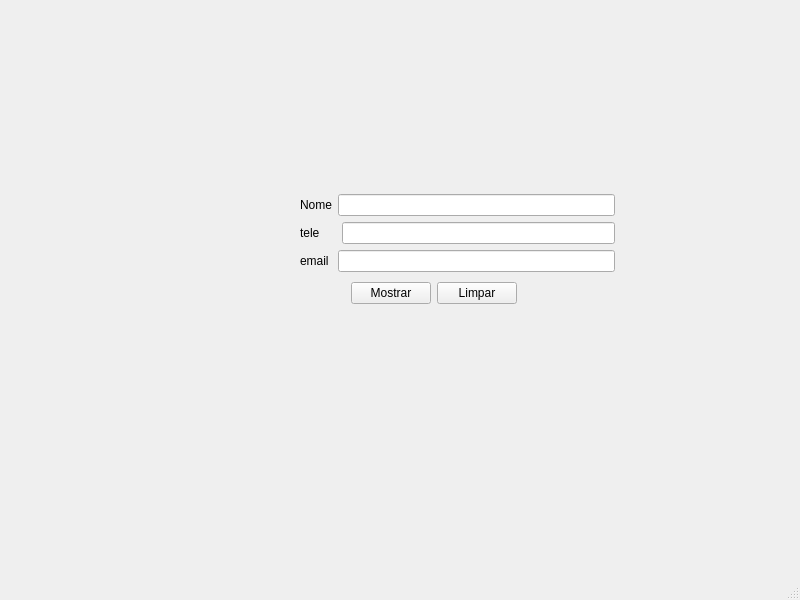
<?xml version="1.0" encoding="UTF-8"?>
<ui version="4.0">
 <class>MainWindow</class>
 <widget class="QMainWindow" name="MainWindow">
  <property name="geometry">
   <rect>
    <x>0</x>
    <y>0</y>
    <width>800</width>
    <height>600</height>
   </rect>
  </property>
  <property name="windowTitle">
   <string>MainWindow</string>
  </property>
  <widget class="QWidget" name="centralwidget">
   <widget class="QWidget" name="">
    <property name="geometry">
     <rect>
      <x>300</x>
      <y>190</y>
      <width>315</width>
      <height>120</height>
     </rect>
    </property>
    <layout class="QVBoxLayout" name="verticalLayout_2">
     <item>
      <layout class="QVBoxLayout" name="verticalLayout">
       <item>
        <layout class="QHBoxLayout" name="horizontalLayout">
         <item>
          <widget class="QLabel" name="label">
           <property name="text">
            <string>Nome</string>
           </property>
          </widget>
         </item>
         <item>
          <widget class="QLineEdit" name="TXT_NOME"/>
         </item>
        </layout>
       </item>
       <item>
        <layout class="QHBoxLayout" name="horizontalLayout_2">
         <item>
          <widget class="QLabel" name="label_2">
           <property name="text">
            <string>tele     </string>
           </property>
          </widget>
         </item>
         <item>
          <widget class="QLineEdit" name="TXT_TELEFONE"/>
         </item>
        </layout>
       </item>
       <item>
        <layout class="QHBoxLayout" name="horizontalLayout_3">
         <item>
          <widget class="QLabel" name="label_3">
           <property name="sizePolicy">
            <sizepolicy hsizetype="Preferred" vsizetype="Preferred">
             <horstretch>0</horstretch>
             <verstretch>0</verstretch>
            </sizepolicy>
           </property>
           <property name="text">
            <string>email </string>
           </property>
          </widget>
         </item>
         <item>
          <widget class="QLineEdit" name="TXT_EMAIL"/>
         </item>
        </layout>
       </item>
      </layout>
     </item>
     <item>
      <layout class="QHBoxLayout" name="horizontalLayout_4">
       <item>
        <spacer name="horizontalSpacer_2">
         <property name="orientation">
          <enum>Qt::Orientation::Horizontal</enum>
         </property>
         <property name="sizeHint" stdset="0">
          <size>
           <width>50</width>
           <height>20</height>
          </size>
         </property>
        </spacer>
       </item>
       <item>
        <widget class="QPushButton" name="MOSTRAR">
         <property name="text">
          <string>Mostrar</string>
         </property>
        </widget>
       </item>
       <item>
        <widget class="QPushButton" name="LIMPAR">
         <property name="text">
          <string>Limpar</string>
         </property>
        </widget>
       </item>
       <item>
        <spacer name="horizontalSpacer_3">
         <property name="orientation">
          <enum>Qt::Orientation::Horizontal</enum>
         </property>
         <property name="sizeType">
          <enum>QSizePolicy::Policy::Preferred</enum>
         </property>
         <property name="sizeHint" stdset="0">
          <size>
           <width>47</width>
           <height>20</height>
          </size>
         </property>
        </spacer>
       </item>
       <item>
        <spacer name="horizontalSpacer">
         <property name="orientation">
          <enum>Qt::Orientation::Horizontal</enum>
         </property>
         <property name="sizeHint" stdset="0">
          <size>
           <width>40</width>
           <height>20</height>
          </size>
         </property>
        </spacer>
       </item>
      </layout>
     </item>
    </layout>
   </widget>
  </widget>
  <widget class="QMenuBar" name="menubar">
   <property name="geometry">
    <rect>
     <x>0</x>
     <y>0</y>
     <width>800</width>
     <height>22</height>
    </rect>
   </property>
  </widget>
  <widget class="QStatusBar" name="statusbar"/>
 </widget>
 <tabstops>
  <tabstop>TXT_NOME</tabstop>
  <tabstop>TXT_TELEFONE</tabstop>
  <tabstop>TXT_EMAIL</tabstop>
  <tabstop>MOSTRAR</tabstop>
  <tabstop>LIMPAR</tabstop>
 </tabstops>
 <resources/>
 <connections/>
</ui>
